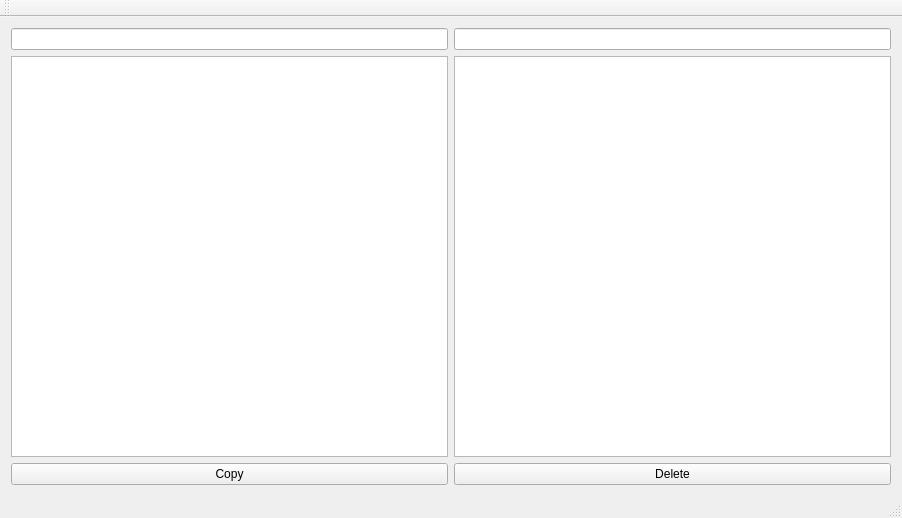
<?xml version="1.0" encoding="UTF-8"?>
<ui version="4.0">
 <class>Commander</class>
 <widget class="QMainWindow" name="Commander">
  <property name="geometry">
   <rect>
    <x>0</x>
    <y>0</y>
    <width>902</width>
    <height>518</height>
   </rect>
  </property>
  <property name="windowTitle">
   <string>Commander</string>
  </property>
  <widget class="QWidget" name="centralWidget">
   <layout class="QGridLayout" name="gridLayout">
    <item row="0" column="0">
     <widget class="QLineEdit" name="Loc_1"/>
    </item>
    <item row="0" column="1">
     <widget class="QLineEdit" name="Loc_2"/>
    </item>
    <item row="1" column="0">
     <widget class="QListWidget" name="Dir_1">
      <property name="movement">
       <enum>QListView::Static</enum>
      </property>
      <property name="flow">
       <enum>QListView::TopToBottom</enum>
      </property>
      <property name="viewMode">
       <enum>QListView::ListMode</enum>
      </property>
      <property name="sortingEnabled">
       <bool>true</bool>
      </property>
     </widget>
    </item>
    <item row="1" column="1">
     <widget class="QListWidget" name="Dir_2">
      <property name="viewMode">
       <enum>QListView::ListMode</enum>
      </property>
      <property name="sortingEnabled">
       <bool>true</bool>
      </property>
     </widget>
    </item>
    <item row="2" column="0">
     <widget class="QPushButton" name="CopyButton">
      <property name="text">
       <string>Copy</string>
      </property>
     </widget>
    </item>
    <item row="2" column="1">
     <widget class="QPushButton" name="DeleteButton">
      <property name="text">
       <string>Delete</string>
      </property>
     </widget>
    </item>
   </layout>
  </widget>
  <widget class="QToolBar" name="mainToolBar">
   <attribute name="toolBarArea">
    <enum>TopToolBarArea</enum>
   </attribute>
   <attribute name="toolBarBreak">
    <bool>false</bool>
   </attribute>
  </widget>
  <widget class="QStatusBar" name="statusBar"/>
 </widget>
 <layoutdefault spacing="6" margin="11"/>
 <resources/>
 <connections/>
</ui>
